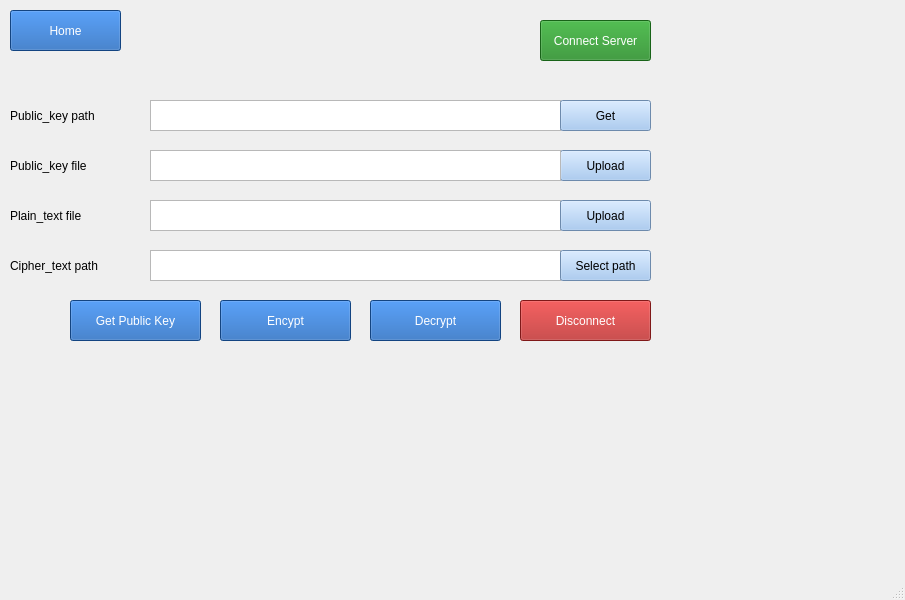
<?xml version="1.0" encoding="UTF-8"?>
<ui version="4.0">
 <class>MainWindow</class>
 <widget class="QMainWindow" name="MainWindow">
  <property name="geometry">
   <rect>
    <x>0</x>
    <y>0</y>
    <width>905</width>
    <height>600</height>
   </rect>
  </property>
  <property name="windowTitle">
   <string>MainWindow</string>
  </property>
  <widget class="QWidget" name="centralwidget">
   <widget class="QTextBrowser" name="pubPathTxb">
    <property name="geometry">
     <rect>
      <x>150</x>
      <y>100</y>
      <width>411</width>
      <height>31</height>
     </rect>
    </property>
   </widget>
   <widget class="QTextBrowser" name="cipTxb">
    <property name="geometry">
     <rect>
      <x>150</x>
      <y>250</y>
      <width>411</width>
      <height>31</height>
     </rect>
    </property>
   </widget>
   <widget class="QLabel" name="label_4">
    <property name="geometry">
     <rect>
      <x>10</x>
      <y>100</y>
      <width>131</width>
      <height>31</height>
     </rect>
    </property>
    <property name="text">
     <string>Public_key path</string>
    </property>
   </widget>
   <widget class="QPushButton" name="homeBtn">
    <property name="geometry">
     <rect>
      <x>10</x>
      <y>10</y>
      <width>111</width>
      <height>41</height>
     </rect>
    </property>
    <property name="styleSheet">
     <string notr="true">color: rgb(255, 255, 255);
background-color: rgb(26, 95, 180);</string>
    </property>
    <property name="text">
     <string>Home</string>
    </property>
   </widget>
   <widget class="QLabel" name="label_7">
    <property name="geometry">
     <rect>
      <x>10</x>
      <y>250</y>
      <width>131</width>
      <height>31</height>
     </rect>
    </property>
    <property name="text">
     <string>Cipher_text path</string>
    </property>
   </widget>
   <widget class="QLabel" name="label_3">
    <property name="geometry">
     <rect>
      <x>10</x>
      <y>200</y>
      <width>131</width>
      <height>31</height>
     </rect>
    </property>
    <property name="text">
     <string>Plain_text file</string>
    </property>
   </widget>
   <widget class="QTextBrowser" name="plaTxb">
    <property name="geometry">
     <rect>
      <x>150</x>
      <y>200</y>
      <width>411</width>
      <height>31</height>
     </rect>
    </property>
   </widget>
   <widget class="QPushButton" name="getPubPath">
    <property name="geometry">
     <rect>
      <x>560</x>
      <y>100</y>
      <width>91</width>
      <height>31</height>
     </rect>
    </property>
    <property name="styleSheet">
     <string notr="true">background-color: rgb(153, 193, 241);</string>
    </property>
    <property name="text">
     <string>Get</string>
    </property>
   </widget>
   <widget class="QPushButton" name="getPubBtn">
    <property name="geometry">
     <rect>
      <x>70</x>
      <y>300</y>
      <width>131</width>
      <height>41</height>
     </rect>
    </property>
    <property name="styleSheet">
     <string notr="true">color: rgb(255, 255, 255);
	background-color: rgb(26, 95, 180);</string>
    </property>
    <property name="text">
     <string>Get Public Key</string>
    </property>
   </widget>
   <widget class="QPushButton" name="encryptBtn">
    <property name="geometry">
     <rect>
      <x>220</x>
      <y>300</y>
      <width>131</width>
      <height>41</height>
     </rect>
    </property>
    <property name="styleSheet">
     <string notr="true">color: rgb(255, 255, 255);
	background-color: rgb(26, 95, 180);</string>
    </property>
    <property name="text">
     <string>Encypt</string>
    </property>
   </widget>
   <widget class="QPushButton" name="uploadPubBtn">
    <property name="geometry">
     <rect>
      <x>560</x>
      <y>150</y>
      <width>91</width>
      <height>31</height>
     </rect>
    </property>
    <property name="styleSheet">
     <string notr="true">background-color: rgb(153, 193, 241);</string>
    </property>
    <property name="text">
     <string>Upload</string>
    </property>
   </widget>
   <widget class="QPushButton" name="uploadCipBtn">
    <property name="geometry">
     <rect>
      <x>560</x>
      <y>250</y>
      <width>91</width>
      <height>31</height>
     </rect>
    </property>
    <property name="styleSheet">
     <string notr="true">background-color: rgb(153, 193, 241);</string>
    </property>
    <property name="text">
     <string>Select path</string>
    </property>
   </widget>
   <widget class="QPushButton" name="uploadPlaintBtn">
    <property name="geometry">
     <rect>
      <x>560</x>
      <y>200</y>
      <width>91</width>
      <height>31</height>
     </rect>
    </property>
    <property name="styleSheet">
     <string notr="true">background-color: rgb(153, 193, 241);</string>
    </property>
    <property name="text">
     <string>Upload</string>
    </property>
   </widget>
   <widget class="QPushButton" name="connectBtn">
    <property name="geometry">
     <rect>
      <x>540</x>
      <y>20</y>
      <width>111</width>
      <height>41</height>
     </rect>
    </property>
    <property name="styleSheet">
     <string notr="true">color: rgb(255, 255, 255);
background-color: rgb(34, 139, 34);</string>
    </property>
    <property name="text">
     <string>Connect Server</string>
    </property>
   </widget>
   <widget class="QPushButton" name="disconnectBtn">
    <property name="geometry">
     <rect>
      <x>520</x>
      <y>300</y>
      <width>131</width>
      <height>41</height>
     </rect>
    </property>
    <property name="styleSheet">
     <string notr="true">color: rgb(255, 255, 255);
	background-color: rgb(178, 34, 34);</string>
    </property>
    <property name="text">
     <string>Disconnect</string>
    </property>
   </widget>
   <widget class="QPushButton" name="decryptBtn">
    <property name="geometry">
     <rect>
      <x>370</x>
      <y>300</y>
      <width>131</width>
      <height>41</height>
     </rect>
    </property>
    <property name="styleSheet">
     <string notr="true">color: rgb(255, 255, 255);
	background-color: rgb(26, 95, 180);</string>
    </property>
    <property name="text">
     <string>Decrypt</string>
    </property>
   </widget>
   <widget class="QLabel" name="label_5">
    <property name="geometry">
     <rect>
      <x>10</x>
      <y>150</y>
      <width>131</width>
      <height>31</height>
     </rect>
    </property>
    <property name="text">
     <string>Public_key file</string>
    </property>
   </widget>
   <widget class="QTextBrowser" name="pubFileTxb">
    <property name="geometry">
     <rect>
      <x>150</x>
      <y>150</y>
      <width>411</width>
      <height>31</height>
     </rect>
    </property>
   </widget>
  </widget>
  <widget class="QMenuBar" name="menubar">
   <property name="geometry">
    <rect>
     <x>0</x>
     <y>0</y>
     <width>905</width>
     <height>22</height>
    </rect>
   </property>
  </widget>
  <widget class="QStatusBar" name="statusbar"/>
 </widget>
 <resources/>
 <connections/>
</ui>
